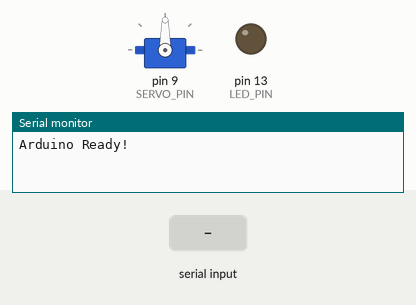
Simulated run of this sketch. Board: Arduino Uno, built with avr-gcc and run on an emulated ATmega328P. On the bench: servo, output pins drawn as LEDs (lit = HIGH), the last lines printed to the serial monitor. The test bench sets the inputs (shaded band).

Above: at 1.3 s.
1.4 s: "S90\n" received over Serial
At 2.6 s:
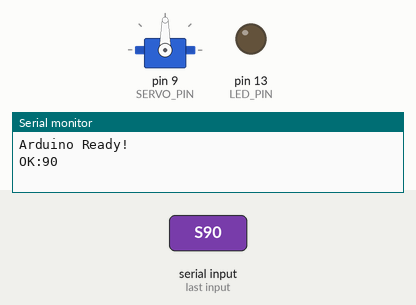
3.0 s: "S180\n" received over Serial
At 3.9 s:
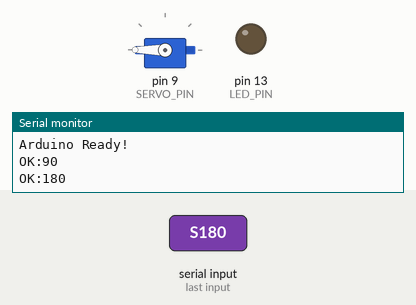
4.6 s: "S0\n" received over Serial
At 5.0 s:
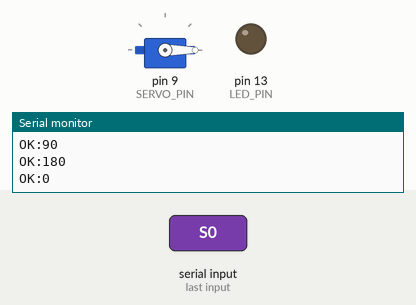
Timing chart, 0 to 7.6 s (numbered marks = the images above; inputs shaded):
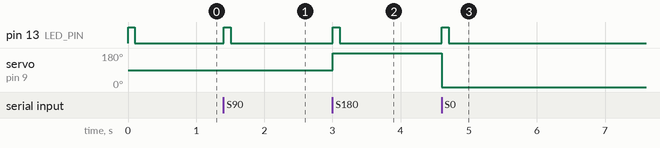

The sketch:

arduino_servo_control.ino
```cpp
// Arduino Uno R3 Servo Control Sketch
// Receives servo angle commands from Raspberry Pi via Serial
// Format: "S{angle}\n" where angle is 0-180 degrees

#include <Servo.h>

#define SERVO_PIN 9  // PWM pin for servo motor
#define LED_PIN 13   // Built-in LED for feedback

Servo servo;
int currentAngle = 90;  // Default to center position

void setup() {
  Serial.begin(9600);  // Match RPi baud rate

  pinMode(LED_PIN, OUTPUT);
  servo.attach(SERVO_PIN);
  servo.write(currentAngle);  // Initialize to 90 degrees

  digitalWrite(LED_PIN, HIGH);
  delay(100);
  digitalWrite(LED_PIN, LOW);

  Serial.println("Arduino Ready!");
}

void loop() {
  if (Serial.available() > 0) {
    String command = Serial.readStringUntil('\n');
    command.trim();

    // Parse servo command: "S90", "S180", "S0", etc.
    if (command.startsWith("S")) {
      int angle = command.substring(1).toInt();

      // Validate angle range
      if (angle >= 0 && angle <= 180) {
        servo.write(angle);
        currentAngle = angle;

        // Blink LED for feedback
        digitalWrite(LED_PIN, HIGH);
        delay(100);
        digitalWrite(LED_PIN, LOW);

        Serial.print("OK:");
        Serial.println(angle);
      } else {
        Serial.println("ERROR:Invalid angle");
      }
    }
  }
}
```

Measured:
- after the input at 1.4 s, pin 13 (LED_PIN): LOW → HIGH at once, → LOW 0.10 s later
- after the input at 3.0 s, pin 13 (LED_PIN): LOW → HIGH at once, → LOW 0.10 s later; servo on pin 9 (SERVO_PIN): 90° → 180° at once
- after the input at 4.6 s, pin 13 (LED_PIN): LOW → HIGH at once, → LOW 0.10 s later; servo on pin 9 (SERVO_PIN): 180° → 0° at once
